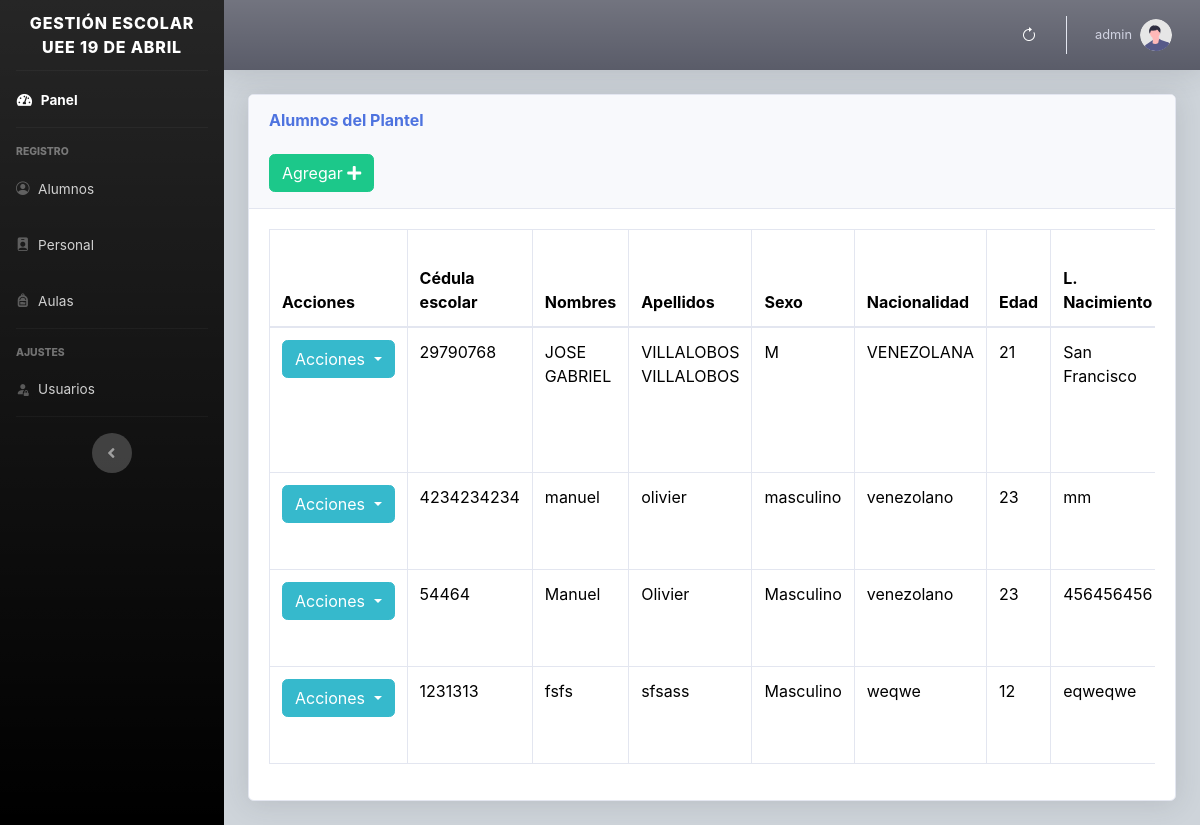
Page /views/alumnos.php (signed in) on the committed database.
### tables this page shows
CREATE TABLE `alumnos` (
  `id` int(11) NOT NULL,
  `nombre` varchar(100) NOT NULL,
  `apellido` varchar(100) NOT NULL,
  `cedula_escolar` varchar(50) NOT NULL,
  `sexo` varchar(50) NOT NULL,
  `nacionalidad` varchar(150) NOT NULL,
  `edad` varchar(50) NOT NULL,
  `lugar` varchar(100) NOT NULL,
  `birthdate` date NOT NULL,
  `direccion` varchar(200) NOT NULL,
  `telefono` varchar(30) NOT NULL,
  `procede` varchar(100) NOT NULL,
  `tipo` varchar(100) NOT NULL,
  `nro_hermanos` varchar(30) NOT NULL,
  `est_hermanos` varchar(30) NOT NULL,
  `enfermedades` varchar(200) NOT NULL,
  `vacunas` varchar(200) NOT NULL,
  `vive` varchar(200) NOT NULL,
  `id_rep` varchar(30) NOT NULL,
  `rep` varchar(100) NOT NULL,
  `parentesco` varchar(100) NOT NULL,
  `rep_edad` varchar(30) NOT NULL,
  `rep_nacimiento` date NOT NULL,
  `rep_lugar` varchar(100) NOT NULL,
  `rep_nacionalidad` varchar(100) NOT NULL,
  `estado_civil` varchar(100) NOT NULL,
  `profesion` varchar(100) NOT NULL,
  `inscripcion` date NOT NULL,
  `id_grado` int(11) NOT NULL,
  `id_rep2` tinyint(4) DEFAULT NULL,
  `rep2` tinytext DEFAULT NULL,
  `parentesco2` tinytext DEFAULT NULL,
  `rep2_edad` tinyint(4) DEFAULT NULL,
  `rep2_nacimiento` date DEFAULT NULL,
  `rep2_lugar` tinytext DEFAULT NULL,
  `rep2_nacionalidad` tinytext DEFAULT NULL,
  `estado_civil2` tinytext DEFAULT NULL,
  `profesion2` tinytext DEFAULT NULL,
  `fecha` timestamp NOT NULL DEFAULT current_timestamp() ON UPDATE current_timestamp(),
  `imagen` text NOT NULL
);

### views/alumnos.php (the view, shortened to what this page needs)
<?php include "../includes/header.php"; ?>
<body id="page-top">
    <div class="container-fluid">
        <div class="card shadow mb-4">
            <div class="card-header py-3" id="barra">
                <h6 class="m-0 font-weight-bold text-primary">Alumnos del Plantel</h6>
                <?php if ($_SESSION["type"] != 3) { ?>
                    <br>
                    <button type="button" class="btn btn-success" data-bs-toggle="modal" data-bs-target="#alumno">
                    <span class="glyphicon glyphicon-plus"></span> Agregar <i class="fa fa-plus"></i> </a></button>
                <?php }
                ?>
            </div>
            <div class="card-body">
                <div class="table-responsive">
                    <table class="table table-bordered" id="tabla" width="100%" cellspacing="0">
                        <thead>
                            <tr>
                                <th class='ver'>Acciones</th>
                                <th class='ver'>Cédula escolar</th>
                                <th class='ver'>Nombres</th>
                                <th class='ver'>Apellidos</th>
                                <th>Sexo</th>
                                <th>Nacionalidad</th>
                                <th>Edad</th>
                                <th>L. Nacimiento</th>
                            </tr>
                        </thead>
                        <tbody>
                            <?php
                            require_once("../includes/db.php");
                            $result = mysqli_query($conexion, "SELECT * FROM alumnos ");
                            while ($fila = mysqli_fetch_assoc($result)) :
                            ?>
                                <tr>
                                    <td>
                                        <?php if ($_SESSION["type"] != 3) { ?>
                                        <div class="dropdown">
                                            <button class="btn btn-info dropdown-toggle" type="button" data-bs-toggle="dropdown" aria-expanded="false">
                                                Acciones
                                            </button>
                                        </div>
                                        <?php }
                                        ?>
                                    </td>
                                    <td><?php echo $fila['cedula_escolar']; ?></td>
                                    <td><?php echo $fila['nombre']; ?></td>
                                    <td><?php echo $fila['apellido']; ?></td>
                                    <td><?php echo $fila['sexo']; ?></td>
                                    <td><?php echo $fila['nacionalidad']; ?></td>
                                    <td><?php echo $fila['edad']; ?></td>
                                    <td><?php echo $fila['lugar']; ?></td>
                                </tr>
                            <?php endwhile; ?>
                        </tbody>
                    </table>
                </div>
            </div>
        </div>
    </div>
    </div>
    </div>
    </div>
</body>
<?php include "../includes/footer.php"; ?>
</html>

### rows in the picture
alumnos: cedula_escolar "29790768", nombre "JOSE GABRIEL", apellido "VILLALOBOS VILLALOBOS", sexo "M", nacionalidad "VENEZOLANA", edad "21", lugar "San Francisco"
alumnos: cedula_escolar "4234234234", nombre "manuel", apellido "olivier", sexo "masculino", nacionalidad "venezolano", edad "23", lugar "mm"
alumnos: cedula_escolar "54464", nombre "Manuel", apellido "Olivier", sexo "Masculino", nacionalidad "venezolano", edad "23", lugar "456456456"
alumnos: cedula_escolar "1231313", nombre "fsfs", apellido "sfsass", sexo "Masculino", nacionalidad "weqwe", edad "12", lugar "eqweqwe"

### other values in the picture
$_SESSION['usuario'] "admin"
